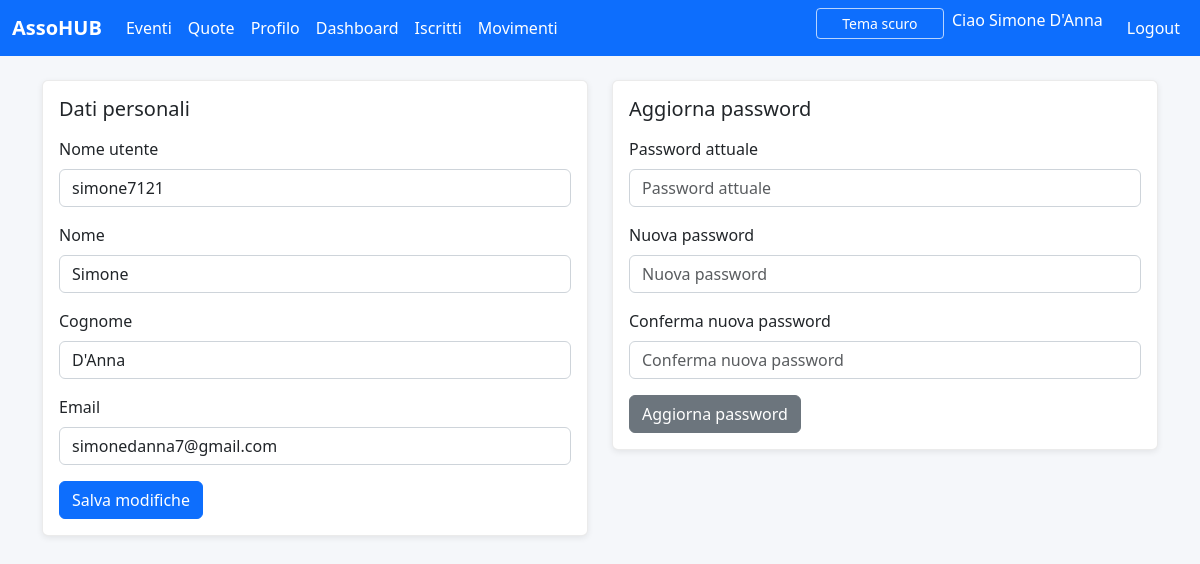
Screenshot of /profilo/ (signed in) with the database file from the repository.
### app/models.py (models this page shows, shortened)
class User(AbstractUser):
    ROLE_ASSOCIATO = Member.ROLE_ASSOCIATO
    ROLE_AMMINISTRATORE = Member.ROLE_AMMINISTRATORE
    ROLE_CHOICES = Member.ROLE_CHOICES
    role = models.CharField(max_length=20, choices=ROLE_CHOICES, default=ROLE_ASSOCIATO)
    member = models.OneToOneField(Member, on_delete=models.CASCADE, related_name="user", blank=True, null=True)
    @property
    def is_administrator(self) -> bool:
        return self.role == self.ROLE_AMMINISTRATORE
    @property
    def display_name(self) -> str:
        try:
            member = self.member
        except Member.DoesNotExist:
            member = None
        if member and member.full_name:
            return member.full_name
        full_name = self.get_full_name()
        return full_name or self.username

### app/views.py (the view)
# urls.py: path("profilo/", views.profile, name="profile"),
@login_required
def profile(request):
    user = request.user
    if request.method == "POST":
        if "profile_submit" in request.POST:
            profile_form = UserProfileForm(request.POST, user=user)
            password_form = PasswordAggiornamentoForm(user)
            if profile_form.is_valid():
                profile_form.save()
                messages.success(request, "Profilo aggiornato con successo.")
                return redirect("profile")
        elif "password_submit" in request.POST:
            profile_form = UserProfileForm(user=user)
            password_form = PasswordAggiornamentoForm(user, data=request.POST)
            if password_form.is_valid():
                password_form.save()
                update_session_auth_hash(request, password_form.user)
                messages.success(request, "Password aggiornata correttamente.")
                return redirect("profile")
        else:
            profile_form = UserProfileForm(user=user)
            password_form = PasswordAggiornamentoForm(user)
    else:
        profile_form = UserProfileForm(user=user)
        password_form = PasswordAggiornamentoForm(user)
    return render(
        request,
        "account/profile.html",
        {
            "profile_form": profile_form,
            "password_form": password_form,
        },
    )

### app/forms.py
class PasswordAggiornamentoForm(BootstrapFormMixin, PasswordChangeForm):
    error_messages = {
        "password_incorrect": "La password attuale non e' corretta.",
        "password_mismatch": "Le nuove password non coincidono.",
    }
    def __init__(self, *args, **kwargs):
        super().__init__(*args, **kwargs)
        self.fields["old_password"].label = "Password attuale"
        self.fields["new_password1"].label = "Nuova password"
        self.fields["new_password2"].label = "Conferma nuova password"
        for field in self.fields.values():
            field.widget.attrs.setdefault("placeholder", field.label)

### app/forms.py (called while the page is built)
    def _apply_bootstrap(self) -> None:
        for field in self.fields.values():
            css_class = field.widget.attrs.get("class", "")
            field.widget.attrs["class"] = f"form-control {css_class}".strip()

### app/templates/account/profile.html (shortened to what this page needs)
{% extends 'base.html' %}
{% block content %}
<div class="row">
    <div class="col-lg-6">
        <div class="card mb-4">
            <div class="card-body">
                <h2 class="h5 mb-3">Dati personali</h2>
                <form method="post">
                    {% for field in profile_form %}
                    <div class="mb-3">
                        <label class="form-label" for="{{ field.id_for_label }}">{{ field.label }}</label>
                        {{ field }}
                    </div>
                    {% endfor %}
                    <button type="submit" name="profile_submit" value="1" class="btn btn-primary">Salva modifiche</button>
                </form>
            </div>
        </div>
    </div>
    <div class="col-lg-6">
        <div class="card mb-4">
            <div class="card-body">
                <h2 class="h5 mb-3">Aggiorna password</h2>
                <form method="post">
                    {% for field in password_form %}
                    <div class="mb-3">
                        <label class="form-label" for="{{ field.id_for_label }}">{{ field.label }}</label>
                        {{ field }}
                    </div>
                    {% endfor %}
                    <button type="submit" name="password_submit" value="1" class="btn btn-secondary">Aggiorna password</button>
                </form>
            </div>
        </div>
    </div>
</div>
{% endblock %}

### app/templates/base.html (shortened to what this page needs)
{% load static %}
<!DOCTYPE html>
<html lang="it">
<head>
    <link rel="stylesheet" href="https://cdn.jsdelivr.net/npm/bootstrap@5.3.3/dist/css/bootstrap.min.css">
    <link rel="stylesheet" href="{% static 'style.css' %}">
</head>
<body>
<nav class="navbar navbar-expand-lg navbar-dark bg-primary mb-4">
    <div class="container-fluid">
        <a class="navbar-brand" href="{% url 'home' %}">AssoHUB</a>
        <div class="collapse navbar-collapse" id="navbarNav">
            <ul class="navbar-nav me-auto">
                {% if user.is_authenticated %}
                <li class="nav-item"><a class="nav-link" href="{% url 'events_list' %}">Eventi</a></li>
                <li class="nav-item"><a class="nav-link" href="{% url 'fees_list' %}">Quote</a></li>
                <li class="nav-item"><a class="nav-link" href="{% url 'profile' %}">Profilo</a></li>
                {% if user.is_administrator %}
                <li class="nav-item"><a class="nav-link" href="{% url 'dashboard' %}">Dashboard</a></li>
                <li class="nav-item"><a class="nav-link" href="{% url 'members_list' %}">Iscritti</a></li>
                <li class="nav-item"><a class="nav-link" href="{% url 'transactions_list' %}">Movimenti</a></li>
                {% endif %}
                {% endif %}
            </ul>
            <ul class="navbar-nav">
                <li class="nav-item">
                    <button type="button" id="theme-toggle" class="btn btn-outline-light btn-sm me-2" aria-pressed="false">Tema scuro</button>
                </li>
                {% if user.is_authenticated %}
                <li class="nav-item"><span class="navbar-text me-3">Ciao {{ user.display_name }}</span></li>
                <li class="nav-item"><a class="nav-link" href="{% url 'logout' %}">Logout</a></li>
                {% else %}
                <li class="nav-item"><a class="nav-link" href="{% url 'login' %}">Login</a></li>
                {% endif %}
            </ul>
        </div>
    </div>
</nav>
<div class="container">
    {% block content %}{% endblock %}
</div>
</body>
</html>

### app/static/style.css (style rules this page uses)
:root { --asso-body-bg: #f5f7fa; --asso-text-color: #212529; --asso-card-bg: #ffffff; --asso-card-border: rgba(0, 0, 0, 0.08); --asso-navbar-bg: #0d6efd; --asso-navbar-text: #ffffff; --asso-error-bg: #fde2e1; --asso-error-border: #dc3545; --asso-error-text: #842029; --asso-input-bg: #ffffff; --asso-input-border: #ced4da; --asso-input-text: #212529; --asso-link-color: #0d6efd; --asso-link-hover: #0b5ed7; }
.navbar-brand { font-weight: bold; }
body { background-color: var(--asso-body-bg); color: var(--asso-text-color); transition: background-color 0.3s ease, color 0.3s ease; min-height: 100vh; }
.navbar { background-color: var(--asso-navbar-bg) !important; transition: background-color 0.3s ease; }
.navbar .navbar-brand, .navbar .nav-link, .navbar .navbar-text { color: var(--asso-navbar-text) !important; transition: color 0.3s ease; }
.card, .modal-content { background-color: var(--asso-card-bg); color: var(--asso-text-color); box-shadow: 0 2px 6px rgba(0, 0, 0, 0.08); border: 1px solid var(--asso-card-border); transition: background-color 0.3s ease, color 0.3s ease, border-color 0.3s ease; }
h1, h2, h3, h4, h5, h6 { color: var(--asso-text-color); }
a { color: var(--asso-link-color); transition: color 0.3s ease; }
.form-control, .form-select { background-color: var(--asso-input-bg); color: var(--asso-input-text); border-color: var(--asso-input-border); transition: background-color 0.3s ease, color 0.3s ease, border-color 0.3s ease, box-shadow 0.3s ease; }
#theme-toggle { min-width: 8rem; color: var(--asso-navbar-text) !important; border-color: rgba(255, 255, 255, 0.7) !important; }

### rows the page displays
User: display_name "Simone D'Anna", profile_form "simone7121" "Simone" "D'Anna" "simonedanna7@gmail.com"

### other values shown
{{ field.label }} "Nome utente" "Nome" "Cognome" "Email"
{{ field.label }} "Password attuale" "Nuova password" "Conferma nuova password"
